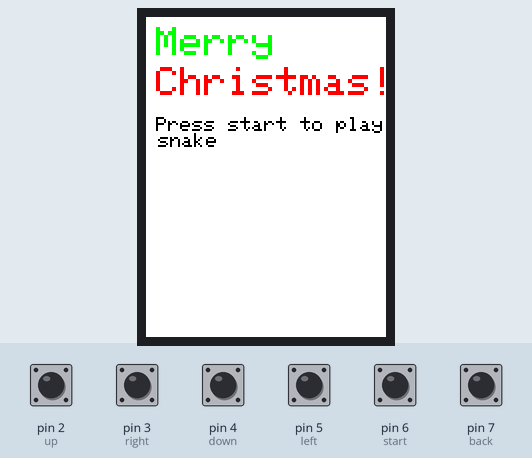
Simulated run of this sketch. Board: Arduino Uno, built with avr-gcc and run on an emulated ATmega328P. Parts: 240×320 colour display. The inputs (shaded band) are chosen by the test bench; at power-on: pin 2 (up), pin 3 (right), pin 4 (down), pin 5 (left), pin 6 (start), pin 7 (back) HIGH. Random numbers use the default seed unless the sketch sets one.

Above: at 1.3 s.
1.4 s: pin 6 (start) pulled LOW for 0.15 s
At 2.93 s:
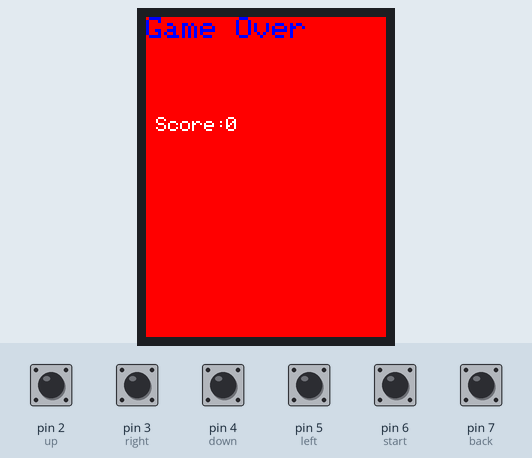
3.0 s: pin 2 (up) pulled LOW for 0.15 s
At 3.9 s:
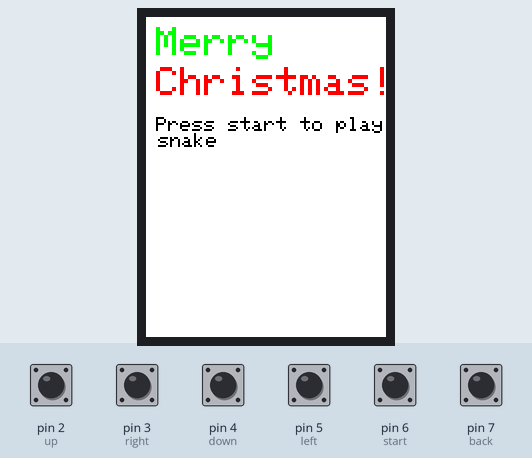
4.6 s: pin 6 (start) pulled LOW for 1 s
At 4.68 s:
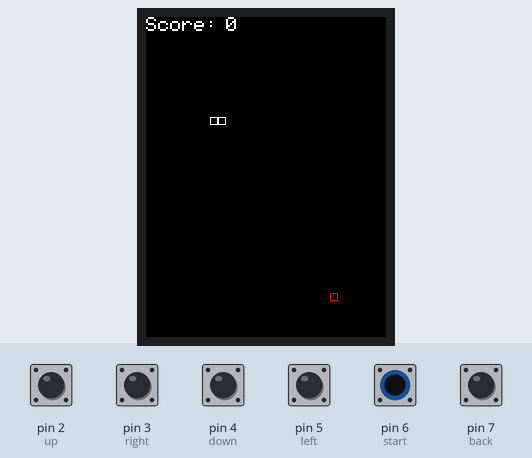
7.1 s: pin 2 (up) pulled LOW for 1 s
At 8.2 s:
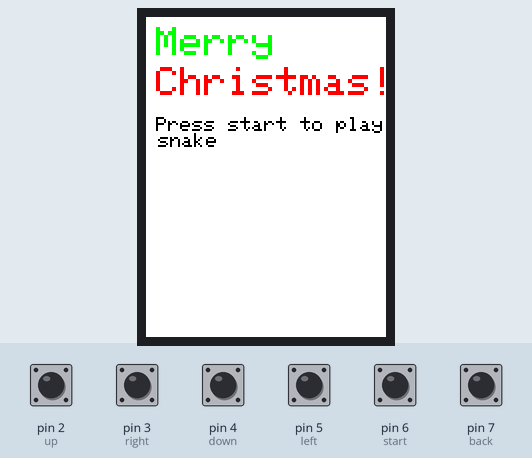
Timing chart, 0 to 10.1 s (numbered marks = the images above; inputs shaded):
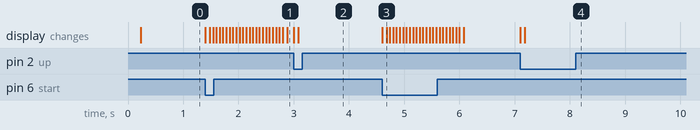

The sketch:

gameboy_snake.ino
```cpp
#include <Adafruit_GFX.h>      // Include Adafruit Core graphics library
#include <Adafruit_ST7789.h>   // Include Adafruit Hardware-specific library for ST7789
#include <SPI.h>               // Include Arduino SPI library

// Define ST7789 display pin connection
#define TFT_CS     10
#define TFT_RST     8   // Or set to -1 and connect to Arduino RESET pin
#define TFT_DC       9

// Initialize the ST7789 display library with previously defined connections
Adafruit_ST7789 tft = Adafruit_ST7789(TFT_CS, TFT_DC, TFT_RST);
int inputs[6] = {HIGH, HIGH, HIGH, HIGH, HIGH, HIGH};

void setup() {
  // put your setup code here, to run once:
  //buttons
  pinMode(2, INPUT_PULLUP); //up
  pinMode(4, INPUT_PULLUP); //down
  pinMode(3, INPUT_PULLUP); //right
  pinMode(5, INPUT_PULLUP); //left
  pinMode(6, INPUT_PULLUP); //start
  pinMode(7, INPUT_PULLUP); //back

  // Initialize the ST7789 TFT display
  tft.init(240, 320);   // Init ST7789 240x240

  // if the screen is flipped, remove this command
  tft.setRotation(2);
}

void loop() {
  // put your main code here, to run repeatedly:]
  menu();
  snake();
}

void write_text(char *text, uint16_t color, bool wrap, int size, int x, int y) {
  tft.setCursor(x, y);
  tft.setTextColor(color);
  tft.setTextWrap(wrap);
  tft.setTextSize(size);
  tft.print(text);
}

void getInputs(int (& inputarray) [6]) {
  //start, back, up, down, left, right
  inputarray[0] = digitalRead(6);
  inputarray[1] = digitalRead(7);
  inputarray[2] = digitalRead(2);
  inputarray[3] = digitalRead(4);
  inputarray[4] = digitalRead(5);
  inputarray[5] = digitalRead(3);
}

void menu() {
  tft.fillScreen(ST77XX_WHITE);
  write_text("Merry", ST77XX_GREEN, true, 4, 10, 10);
  write_text("Christmas!", ST77XX_RED, false, 4, 10, 50);
  write_text("Press start to play snake", ST77XX_BLACK, true, 2, 10, 100);
  bool start = false;
  while (start == false) {
    getInputs(inputs);
    if (inputs[0] == LOW) {
      start = true;
    }
  }
}

void snake() {
  int size = 8; //change to 12 or equivalent for larger gameplay
  int x = size*8;
  int y = size*10 + 20;
  bool running = true;
  bool exit_now = false;
  bool changed = false;
  int x_movement = size;
  int y_movement = 0;
  unsigned long prev_millis = millis();
  int interval = 60;
  unsigned long current_millis;
  #define MAX_TAIL 100
  int tail_x[MAX_TAIL];
  int tail_y[MAX_TAIL];
  int tail_length = 1;
  tail_x[0] = x-size;
  tail_y[0] = y;
  int apple[2] = {random(240/size)*size, random(300/size) * size + 20};

  tft.fillScreen(ST77XX_BLACK);
  tft.drawRect(x, y, size, size, ST77XX_WHITE);
  tft.drawRect(apple[0], apple[1], size, size, ST77XX_RED);
  write_text("Score: ", ST77XX_WHITE, false, 2, 0, 0);
  write_text("0", ST77XX_WHITE, false, 2, 80, 0);

  while (running == true) {
    getInputs(inputs);
    //back
    if (inputs[1] == LOW) {
      running = false;
      exit_now = true;
    }

    //up
    if (inputs[2] == LOW) {
      y_movement = -size;
      x_movement = 0;
    }

    //down
    if (inputs[3] == LOW) {
      y_movement = size;
      x_movement = 0;
    }

    //right
    if (inputs[5] == LOW) {
      y_movement = 0;
      x_movement = size;
    }

    //left
    if (inputs[4] == LOW) {
      y_movement = 0;
      x_movement = -size;
    }

    current_millis = millis();

    if (current_millis - prev_millis >= interval) {
      prev_millis = current_millis;

      //wall collision
      if (x < 0 || x >= 240 || y < 20 || y >= 320) {
        running = false;
      }

      //self-collision
      for (int i=0; i<tail_length; i++) {
        if (tail_x[i] == x && tail_y[i] == y) {
          running = false;
          break;
        }
      }

      //eats apple
      if (x == apple[0] && y == apple[1]) {
        if (tail_length < MAX_TAIL) {
          tail_length++;
        }

        apple[0] = random(240 / size) * size;
        apple[1] = random(300 / size) * size + 20;

        tft.fillRect(0, 0, 240, 20, ST77XX_BLACK);
        write_text("Score: ", ST77XX_WHITE, false, 2, 0, 0);

        char b[5];
        itoa(tail_length - 1, b, 10);
        write_text(b, ST77XX_WHITE, false, 2, 80, 0);
      }

      // erase last tail segment
      tft.drawRect(tail_x[tail_length - 1], tail_y[tail_length - 1], size, size, ST77XX_BLACK);
      for (int i = tail_length - 1; i > 0; i--) {
        tail_x[i] = tail_x[i - 1];
        tail_y[i] = tail_y[i - 1];
      }

      tail_x[0] = x;
      tail_y[0] = y;
      x = x + x_movement;
      y = y + y_movement;
      //tft.fillScreen(ST77XX_BLACK);
      tft.drawRect(x, y, size, size, ST77XX_WHITE); //draw new head
      tft.drawRect(apple[0], apple[1], size, size, ST77XX_RED); //draw apple
      }

  }
  if (exit_now == false) {
    tft.fillScreen(ST77XX_RED);
    write_text("Game Over", ST77XX_BLUE, false, 3, 0, 0);
    write_text("Score: ", ST77XX_WHITE, false, 2, 10, 100);
    char b[3];
    String str;
    str=String(tail_length-1);
    str.toCharArray(b,3);
    write_text(b, ST77XX_WHITE, false, 2, 80, 100);

    bool done = false;
    while (done == false) {
      getInputs(inputs);
      int s = 6;
      for (int i=0; i<6; i++){
        s -= inputs[i]; //Low(pressed) = 0, high(default) = 1
      }
      if (s > 0) {
        done = true;
      }
    }
  }
}
```

Measured:
- after the input at 1.4 s, the display: first changes at once (image 1 shows a later state)
- after the input at 3.0 s, the display: first changes at once (image 2 shows a later state)
- after the input at 4.6 s, the display: first changes at once (image 3 shows a later state)
- after the input at 7.1 s, the display: first changes at once (image 4 shows a later state)
